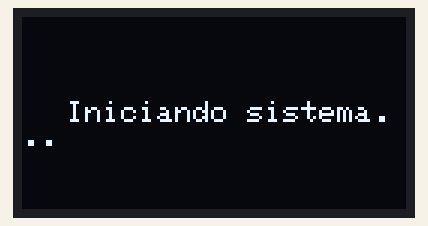
Bench run of a sketch on a simulated Arduino Uno, built with avr-gcc and run on an emulated ATmega328P. Shown: 128×64 one-colour display.

Above: at 0.1 s.
At 1.79 s:
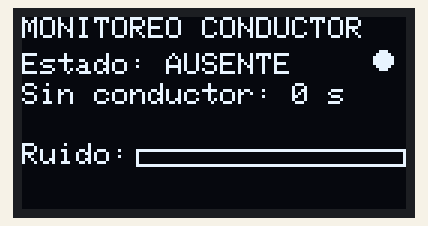
At 5.8 s:
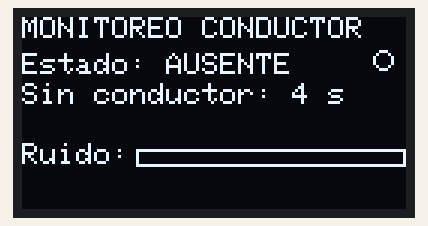
At 10.94 s:
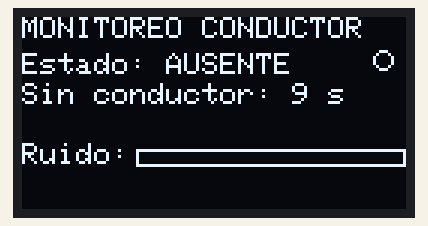
At 19.79 s:
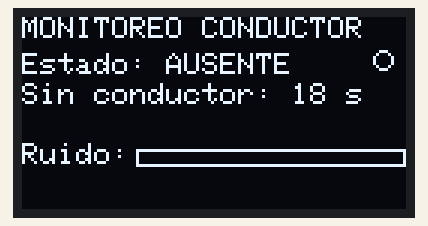
At 38.7 s:
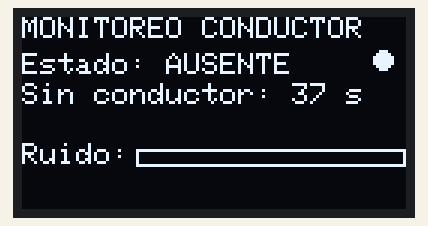

The sketch:

sketch_feb11b.ino
```cpp
#include <SPI.h>
#include <mcp_can.h>
#include <Wire.h>
#include <Adafruit_GFX.h>
#include <Adafruit_SSD1306.h>

#define ANCHO 128
#define ALTO 64
#define CAN_CS 10

MCP_CAN CAN(CAN_CS);
Adafruit_SSD1306 display(ANCHO, ALTO, &Wire);

// ===== VARIABLES =====
unsigned long tiempoAusenteInicio = 0;
unsigned long ultimoParpadeo = 0;
unsigned long ultimoRefresco = 0;

bool estadoParpadeo = false;
byte animacion = 0;

byte ir = 0;
byte ruido = 0;

// ===== SETUP =====
void setup() {

  Serial.begin(9600);

  // OLED
  display.begin(SSD1306_SWITCHCAPVCC, 0x3C);
  display.clearDisplay();
  display.setTextSize(1);
  display.setTextColor(WHITE);

  display.setCursor(15, 28);
  display.print("Iniciando sistema...");
  display.display();

  // CAN
  if (CAN.begin(MCP_ANY, CAN_500KBPS, MCP_8MHZ) != CAN_OK) {
    display.clearDisplay();
    display.setCursor(30, 30);
    display.print("ERROR CAN");
    display.display();
    while (1);
  }

  CAN.setMode(MCP_NORMAL);
  delay(1500);

  tiempoAusenteInicio = millis();
}

// ===== LOOP =====
void loop() {

  long unsigned int id;
  byte len;
  byte buf[8];

  // ----- Leer CAN -----
  if (CAN.checkReceive() == CAN_MSGAVAIL) {
    CAN.readMsgBuf(&id, &len, buf);

    ir = buf[0];
    ruido = buf[1];
  }

  // Refresco cada 100 ms
  if (millis() - ultimoRefresco < 100) return;
  ultimoRefresco = millis();

  // ===== DIBUJO =====
  display.clearDisplay();

  // TITULO
  display.setCursor(0, 0);
  display.print("MONITOREO CONDUCTOR");

  // ===== ESTADO =====
  display.setCursor(0, 12);

  if (ir == 1) {

    display.print("Estado: ACTIVO");
    tiempoAusenteInicio = millis();
    display.fillCircle(120, 14, 3, WHITE);

    // Animacion volante
    byte cx = 64;
    byte cy = 26;
    byte r  = 6;

    display.drawCircle(cx, cy, r, WHITE);

    if (animacion == 0)
      display.drawLine(cx, cy - r, cx, cy + r, WHITE);
    else if (animacion == 1)
      display.drawLine(cx - r, cy - r, cx + r, cy + r, WHITE);
    else if (animacion == 2)
      display.drawLine(cx - r, cy, cx + r, cy, WHITE);
    else
      display.drawLine(cx - r, cy + r, cx + r, cy - r, WHITE);

    animacion++;
    if (animacion > 3) animacion = 0;

  } else {

    display.print("Estado: AUSENTE");

    if (millis() - ultimoParpadeo > 400) {
      estadoParpadeo = !estadoParpadeo;
      ultimoParpadeo = millis();
    }

    if (estadoParpadeo)
      display.fillCircle(120, 14, 3, WHITE);
    else
      display.drawCircle(120, 14, 3, WHITE);

    unsigned long segundos = (millis() - tiempoAusenteInicio) / 1000;

    display.setCursor(0, 22);
    display.print("Sin conductor: ");
    display.print(segundos);
    display.print(" s");
  }

  // ===== BARRA DE RUIDO =====
  display.setCursor(0, 42);
  display.print("Ruido:");

  byte barra = map(ruido, 0, 255, 0, 90);
  display.drawRect(38, 44, 90, 6, WHITE);
  display.fillRect(38, 44, barra, 6, WHITE);

  display.display();
}
```

Measured:
- what the display in image 1 shows lasts 0.4 s, from 1.6 s to 2.0 s
- what the display in image 2 shows lasts 0.5 s, from 5.8 s to 6.3 s
